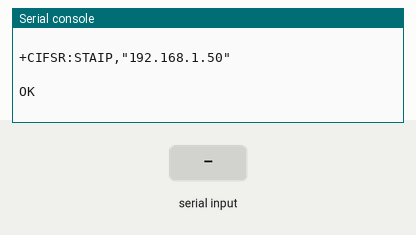
Recording of a program running on a simulated Raspberry Pi Pico running MicroPython. On the bench: the last lines printed to the serial console. The test bench sets the inputs (shaded band). The modem accepts every AT command (registered, SIM ready, sends succeed) and sends nothing else.

Above: at 4.2 s.
4.3 s: ",\n" received over the second serial link
At 5.0 s:
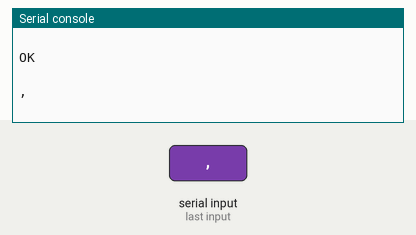
5.8 s: ":\n" received over the second serial link
At 6.2 s:
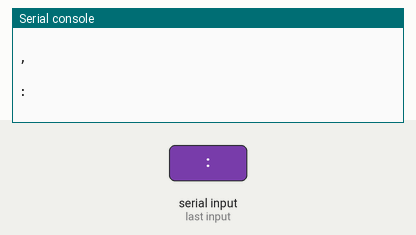

Measured:
- after the input at 4.3 s, the serial console: prints a new line at once (image 1)
- after the input at 5.8 s, the serial console: prints a new line at once (image 2)

The program:

WiFi_TCP_Server.py
```python
# Use thonny ide to program pico
# Use Hercules SETUP utility for TCP server and client https://www.hw-group.com/software/hercules-setup-utility
# Make sure both WiFi HAT and TCP Server are connected on same network

from machine import UART, Pin
import utime,time

WiFi_SSID='WiFi_SSID'               # Enter Wifi SSID here
WiFi_password = 'WiFi_Password'     # Enter WiFi Password here
Port = '8080'                       # TCP Server Port

uart = UART(0, 115200)              # Default Baud rate of ESP8266

########  Function to send command  ###############

def sendCMD(cmd,ack,timeout=2000):
    uart.write(cmd+'\r\n')
    t = utime.ticks_ms()
    while (utime.ticks_ms() - t) < timeout:
        s=uart.read()
        if(s != None):
            s=s.decode()
            print(s)
            if(s.find(ack) >= 0):
                return True
    return False

########  Function to send data  ###############

def sendData(ID,data):
    sendCMD('AT+CIPSEND='+str(ID)+','+str(len(data)),'>')
    uart.write(data)

########  Function to receive data  ###############

def ReceiveData():
    data=uart.read()
    if(data != None):
        data=data.decode()
        print(data)
        if(data.find('+IPD') >= 0):
            n1=data.find('+IPD,')
            n2=data.find(',',n1+5)
            ID=int(data[n1+5:n2])
            n3=data.find(':')
            data=data[n3+1:]
            return ID,data
    return None,None

uart.write('+++')
time.sleep(1)
if(uart.any()>0):uart.read()
sendCMD("AT","OK")
sendCMD("AT+CWMODE=3","OK")
sendCMD("AT+CWJAP=\""+WiFi_SSID+"\",\""+WiFi_password+"\"","OK",20000)
sendCMD("AT+CIPMUX=1","OK")
sendCMD("AT+CIPSERVER=1,"+Port,"OK")
sendCMD("AT+CIFSR","OK")

while True:
    Connection_ID,data=ReceiveData()
    if(Connection_ID != None):
        sendData(Connection_ID,data) #Send received data back to TCP Server
        print(data)   # Print Received data
```
